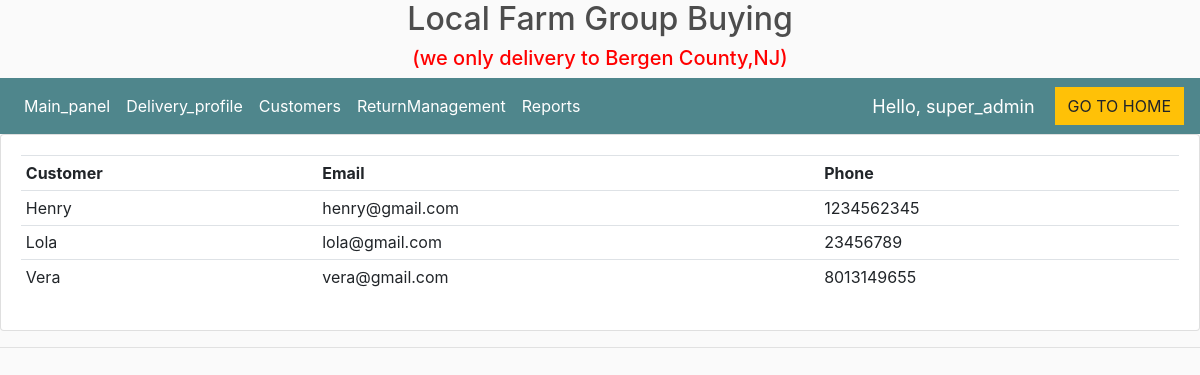
The page /customer_info/ (signed in) on the database its author committed.
### store/models.py (models this page shows, shortened)
class Customer(models.Model):
    user = models.OneToOneField(User, null=True, blank=True, on_delete=models.CASCADE)
    name = models.CharField(max_length=200, null=True)
    email = models.EmailField(max_length=200)
    phone = models.CharField(max_length=200)
    profile_pic = models.ImageField(default='touxiang.png', null=True, blank=True)

### store/decorators.py (the view)
   def wrapper_function(request, *args, **kwargs):
      group = None
      if request.user.groups.exists():
         group = request.user.groups.all()[0].name
      if group == 'customer':
         return redirect('customer')
      if group == 'admin':
         return view_func(request, *args, **kwargs)

### store/views.py (called while the page is built)
@login_required(login_url='login')
@admin_only
def customerInfo(request):
	customers = Customer.objects.all()
	context = {'customers': customers}
	return render(request, 'store/customer_info.html', context)

### store/templates/store/customer_info.html
{%  extends 'store/maindashboard.html' %}
{% load static %}
{% block content %}
<div class="row">
	<div class="col-md">
		<div class="card card-body">
			<table class="table table-sm">
				<tr>
					<th>Customer</th>
					<th>Email</th>
					<th>Phone</th>
				</tr>
				{% for c in customers %}
				    <tr>
						<td>{{c.name}}</td>
						<td>{{c.email}}</td>
						<td>{{c.phone}}</td>
					</tr>
				{% endfor %}
            </table>
		</div>
    </div>
</div>
{% endblock %}

### store/templates/store/navbardashboard.html (shortened to what this page needs)
{% load static %}
<nav class="navbar navbar-expand-lg navbar-dark bg-dark">
    <div class="collapse navbar-collapse" id="navbarSupportedContent">
	    <ul class="navbar-nav mr-auto">
	      <li class="nav-item active">
	        <a class="nav-link" href="{% url 'dashboard' %}">Main_panel </a>
	      </li>
			<li class="nav-item active">
	        <a class="nav-link" href="{% url 'delivery' %}">Delivery_profile</a>
			</li>
			<li class="nav-item active">
	        <a class="nav-link" href="{% url 'customer_info' %}">Customers</a>
			</li>
			<li class="nav-item active">
	        <a class="nav-link" href="{% url 'ReturnManagement' %}">ReturnManagement</a>
			</li>
		 {% if request.user.is_superuser%}
	      <li class="nav-item active">
	        <a class="nav-link" href="{% url 'reports' %}">Reports</a>
	      </li>
			{% endif %}
	    </ul>
	     	<span class="hello-msg">Hello, {{request.user}}</span>
	    <div class="form-inline my-2 my-lg-0">
	     	<a href="{% url 'homein' %}"class="btn btn-warning">GO TO HOME</a>
	    </div>
       </div>
	 </nav>

### static/css/main.css (style rules this page uses)
body { background-color: hsl(0, 0%, 98%); }
.bg-dark { background-color: #4f868c!important; }
.btn { border-radius: 0; }

### store/templates/store/navbardashboard.html (style rules this page uses)
.hello-msg { font-size: 18px; color: #fff; margin-right: 20px; }

### rows shown on the page
Customer: name "Henry", email "henry@gmail.com", phone "1234562345"
Customer: name "Lola", email "lola@gmail.com", phone "23456789"
Customer: name "Vera", email "vera@gmail.com", phone "8013149655"

### other values the page prints
{{ request.user }} "super_admin"
